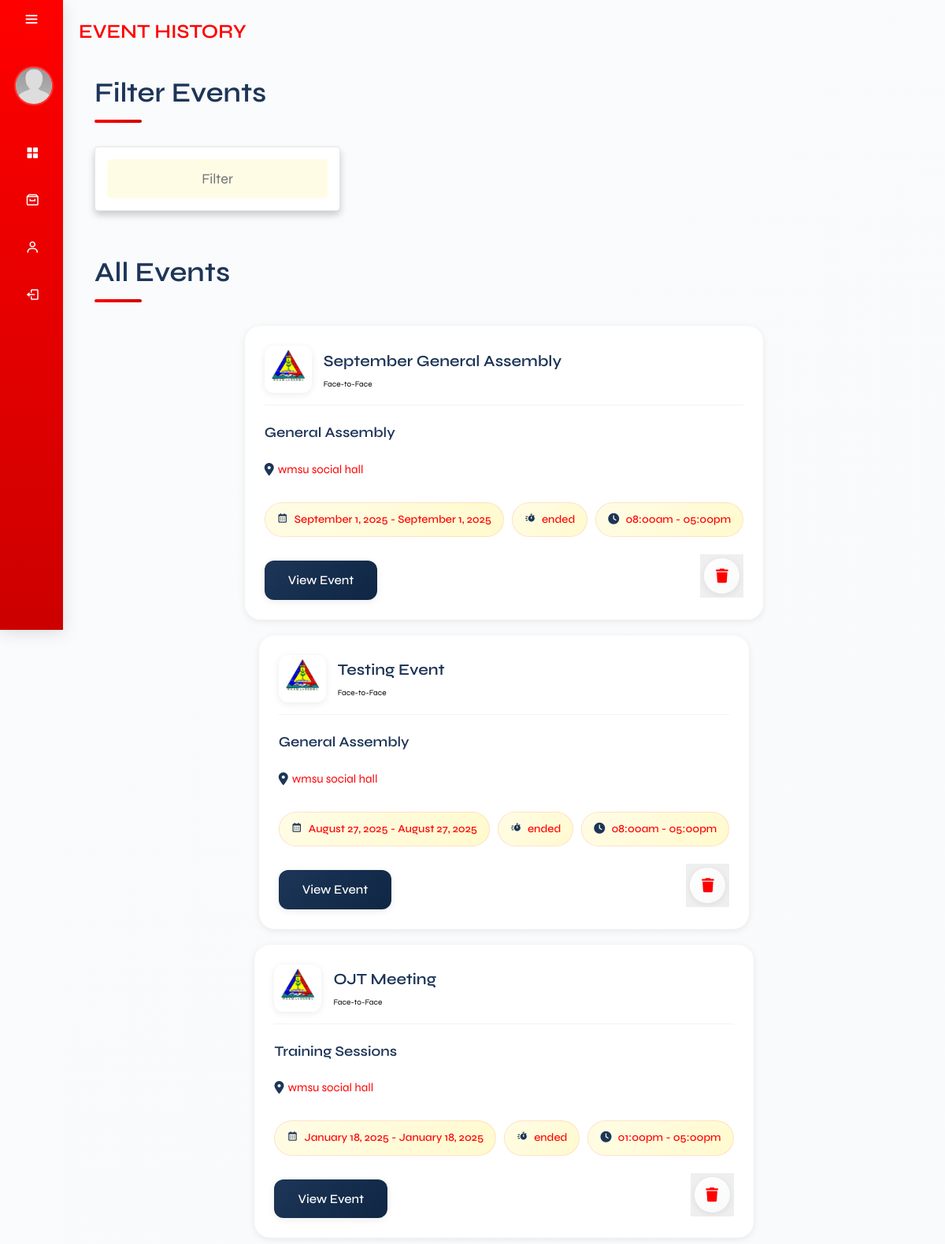
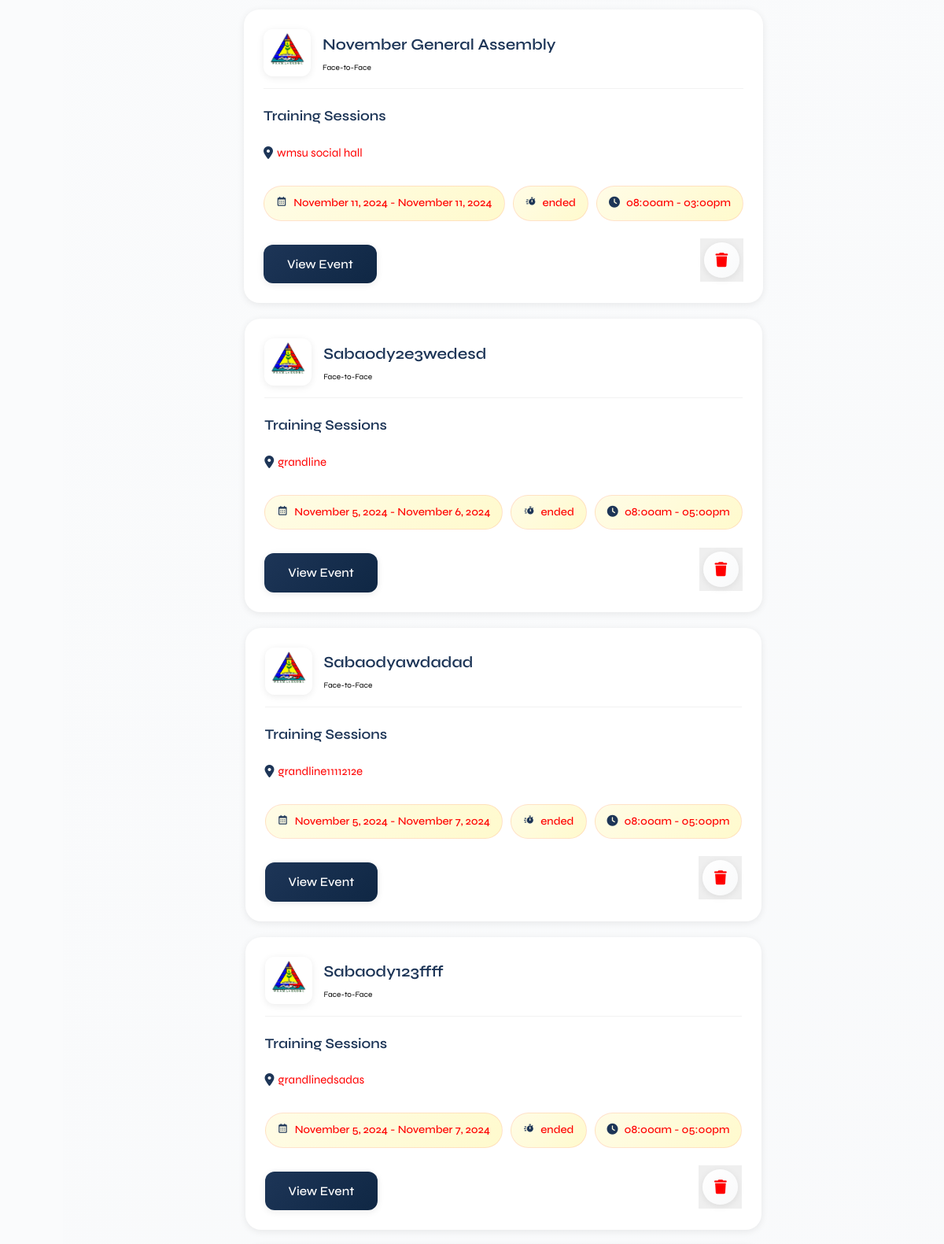
The app's page /admin/historyy.php (upper part) with its own data (2 pictures, top to bottom).
### tables this page shows
CREATE TABLE `events` (
  `event_id` int(11) NOT NULL,
  `event_title` varchar(255) NOT NULL,
  `event_description` text DEFAULT NULL,
  `event_type` varchar(50) NOT NULL,
  `event_mode` varchar(50) NOT NULL,
  `event_photo_path` varchar(255) DEFAULT NULL,
  `location` varchar(255) NOT NULL,
  `date_start` date NOT NULL,
  `date_end` date NOT NULL,
  `time_start` time NOT NULL,
  `time_end` time NOT NULL,
  `date_created` timestamp NOT NULL DEFAULT current_timestamp(),
  `event_link` text DEFAULT NULL,
  `cancelReason` text NOT NULL,
  `event_cancel` varchar(255) NOT NULL,
  `participant_limit` int(11) NOT NULL,
  `audience_type` varchar(100) NOT NULL
);

### function/F.getEventHistory.php (the view, shortened to what this page needs)
<?php
    require_once('../db.connection/connection.php');
    $sql = "SELECT * FROM Events WHERE NOW() > CONCAT(date_end, ' ', time_end) ORDER BY date_created DESC";
    $result = mysqli_query($conn, $sql);
    while ($row = mysqli_fetch_assoc($result)) {
        $eventTitle = $row['event_title'];
        $eventLocation = $row['location'];
        $eventDateStart = date('F j, Y', strtotime($row['date_start']));
        $eventDateEnd = date('F j, Y', strtotime($row['date_end']));
        $eventTimeStart = date('h:ia', strtotime($row['time_start']));
        $eventTimeEnd = date('h:ia', strtotime($row['time_end']));
        $eventMode = $row['event_mode'];
        $eventType = $row['event_type'];
        $eventId = $row['event_id'];
        $eventTimeZone = new DateTimeZone('Asia/Manila');
        $currentDateTime = new DateTime('now', $eventTimeZone);
        $eventStartDateTime = new DateTime($row['date_start'] . ' ' . $row['time_start'], $eventTimeZone);
        $eventEndDateTime = new DateTime($row['date_end'] . ' ' . $row['time_end'], $eventTimeZone);
        $eventStatus = '';
        if ($currentDateTime > $eventEndDateTime) {
            $eventStatus = 'ended';
        }
        if ($eventStatus === 'ended') {
?>
            <div class="box" data-start-date="<?php echo $eventStartDateTime->format('Y-m-d H:i:s'); ?>" data-end-date="<?php echo $eventEndDateTime->format('Y-m-d H:i:s'); ?>">
                <div class="company">
                    <img src="img/wesmaarrdec-removebg-preview.png" alt="">
                    <div>
                        <h3><?php echo $eventTitle; ?></h3>
                        <span><?php echo $eventMode; ?></span>
                    </div>
                </div>
                <h3 class="event-title"><?php echo $eventType; ?></h3>
                <p class="location"><i class="fas fa-map-marker-alt"></i> <span><?php echo $eventLocation; ?></span></p>
                <div class="tags">
                    <p><i class='bx bx-calendar' ></i> <span><?php echo "$eventDateStart - $eventDateEnd"; ?></span></p>
                    <p><i class='bx bxs-timer'></i> <span><?php echo $eventStatus; ?></span></p>
                    <p><i class="fas fa-clock"></i> <span><?php echo "$eventTimeStart - $eventTimeEnd"; ?></span></p>
                </div>
                <div class="flex-btn">
                    <a href="view_eventHistory.php?event_id=<?php echo $row['event_id']; ?>" class="btn">view event</a>
                    <button class="btn_delete" onclick="confirmDeleteEvent('<?php echo $eventId; ?>')">
                        <i class="fa fa-trash"></i>
                    </button>
                </div>
            </div>
<?php
        }
    }
?>

### admin/historyy.php (shortened to what this page needs)
<!DOCTYPE html>
<html lang="en">
<head>
    <link href='https://unpkg.com/boxicons@2.1.4/css/boxicons.min.css' rel='stylesheet'>
    <link rel="stylesheet" href="css/main.css">
</head>
<body>
    <?php
    require_once('../db.connection/connection.php');
    ?>
    <div class="sidebar">
        <div class="top">
            <i class="bx bx-menu" id="btnn"></i>
        </div>
        <div class="user">
            <?php if (!empty($Image)): ?>
                <img src="../assets/img/profilePhoto/<?php echo $Image; ?>" alt="user" class="user-img">
            <?php else: ?>
                <img src="../assets/img/profile.jpg" alt="default user" class="user-img">
            <?php endif; ?>
            <div>
            </div>
        </div>
        <ul>
            <li class="nav-sidebar">
                <a href="adminDashboard.php">
                    <i class="bx bxs-grid-alt"></i>
                </a>
            </li>
            <li class="events-side2 nav-sidebar">
                <a href="#" class="a-events">
                    <i class='bx bx-archive'></i>
                </a>
            </li>
            <li class="events-side nav-sidebar">
                <a href="#" class="a-events">
                    <i class='bx bx-user'></i>
                </a>
            </li>
            <li class="nav-sidebar">
                <a href="../login.php">
                    <i class="bx bx-log-out"></i>
                </a>
            </li>
        </ul>
    </div>
    <div class="main-content">
        <div class="containerr">
            <h3 class="dashboard">EVENT HISTORY</h3>
            <section class="event-filter">
                <h1 class="heading">filter events</h1>
                <form action="" method="post">
                    <div class="dropdown-container">
                        <div class="dropdown">
                            <input type="text" readonly name="eventDisplay" placeholder="Filter" maxlength="20"
                                class="output">
                        </div>
                    </div>
                </form>
            </section>
        </div>
        <div class="containerr">
            <section class="event-container">
                <h1 class="heading">all events</h1>
                <div class="box-container" style="display: flex;flex-wrap: wrap;">
                    <?php include('../function/F.getEventHistory.php'); ?>
                </div>
            </section>
        </div>
    </div>
</body>
</html>

### records on screen
events: event_title "September General Assembly", event_mode "Face-to-Face", event_type "General Assembly", location "wmsu social hall", date_start "September 1, 2025", date_end "September 1, 2025", time_start "08:00am", time_end "05:00pm"
events: event_title "Testing Event", event_mode "Face-to-Face", event_type "General Assembly", location "wmsu social hall", date_start "August 27, 2025", date_end "August 27, 2025", time_start "08:00am", time_end "05:00pm"
events: event_title "OJT Meeting", event_mode "Face-to-Face", event_type "Training Sessions", location "wmsu social hall", date_start "January 18, 2025", date_end "January 18, 2025", time_start "01:00pm", time_end "05:00pm"
events: event_title "November General Assembly", event_mode "Face-to-Face", event_type "Training Sessions", location "wmsu social hall", date_start "November 11, 2024", date_end "November 11, 2024", time_start "08:00am", time_end "03:00pm"
events: event_title "Sabaody2e3wedesd", event_mode "Face-to-Face", event_type "Training Sessions", location "grandline", date_start "November 5, 2024", date_end "November 6, 2024", time_start "08:00am", time_end "05:00pm"
events: event_title "Sabaodyawdadad", event_mode "Face-to-Face", event_type "Training Sessions", location "grandline1111212e", date_start "November 5, 2024", date_end "November 7, 2024", time_start "08:00am", time_end "05:00pm"
events: event_title "Sabaody123ffff", event_mode "Face-to-Face", event_type "Training Sessions", location "grandlinedsadas", date_start "November 5, 2024", date_end "November 7, 2024", time_start "08:00am", time_end "05:00pm"
